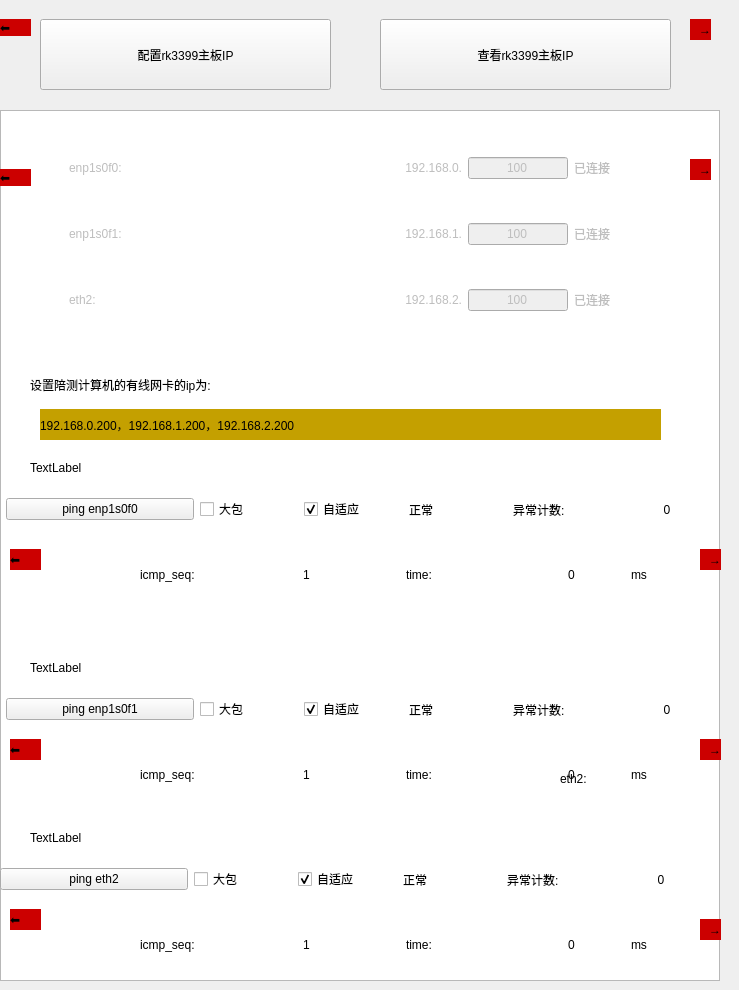
   <widget class="QWidget" name="page_3">
    <widget class="QPushButton" name="pushButton_3">
     <property name="geometry">
      <rect>
       <x>40</x>
       <y>19</y>
       <width>291</width>
       <height>71</height>
      </rect>
     </property>
     <property name="styleSheet">
      <string notr="true">font: 20pt &quot;Ubuntu&quot;;</string>
     </property>
     <property name="text">
      <string>配置rk3399主板IP</string>
     </property>
    </widget>
    <widget class="QWidget" name="horizontalLayoutWidget">
     <property name="geometry">
      <rect>
       <x>6</x>
       <y>479</y>
       <width>711</width>
       <height>61</height>
      </rect>
     </property>
     <layout class="QHBoxLayout" name="horizontalLayout">
      <item>
       <widget class="QPushButton" name="pushButton_2">
        <property name="sizePolicy">
         <sizepolicy hsizetype="Fixed" vsizetype="Fixed">
          <horstretch>188</horstretch>
          <verstretch>0</verstretch>
         </sizepolicy>
        </property>
        <property name="minimumSize">
         <size>
          <width>188</width>
          <height>0</height>
         </size>
        </property>
        <property name="maximumSize">
         <size>
          <width>188</width>
          <height>16777215</height>
         </size>
        </property>
        <property name="styleSheet">
         <string notr="true">font: 20pt &quot;Ubuntu&quot;;</string>
        </property>
        <property name="text">
         <string>ping enp1s0f0</string>
        </property>
       </widget>
      </item>
      <item>
       <widget class="QCheckBox" name="checkBox_bigpack1">
        <property name="styleSheet">
         <string notr="true">font: 20pt &quot;Ubuntu&quot;;</string>
        </property>
        <property name="text">
         <string>大包</string>
        </property>
       </widget>
      </item>
      <item>
       <widget class="QCheckBox" name="checkBox_adap1">
        <property name="styleSheet">
         <string notr="true">font: 20pt &quot;Ubuntu&quot;;</string>
        </property>
        <property name="text">
         <string>自适应</string>
        </property>
        <property name="checked">
         <bool>true</bool>
        </property>
       </widget>
      </item>
      <item>
       <widget class="QLabel" name="label_ping_stat1">
        <property name="styleSheet">
         <string notr="true">font: 20pt &quot;Ubuntu&quot;;</string>
        </property>
        <property name="text">
         <string>正常</string>
        </property>
       </widget>
      </item>
      <item>
       <widget class="QLabel" name="label_65">
        <property name="styleSheet">
         <string notr="true">font: 20pt &quot;Ubuntu&quot;;</string>
        </property>
        <property name="text">
         <string>异常计数:</string>
        </property>
       </widget>
      </item>
      <item>
       <widget class="QLabel" name="label_ping_err1">
        <property name="minimumSize">
         <size>
          <width>100</width>
          <height>0</height>
         </size>
        </property>
        <property name="styleSheet">
         <string notr="true">font: 20pt &quot;Ubuntu&quot;;</string>
        </property>
        <property name="text">
         <string>0</string>
        </property>
        <property name="alignment">
         <set>Qt::AlignCenter</set>
        </property>
       </widget>
      </item>
     </layout>
    </widget>
    <widget class="QWidget" name="horizontalLayoutWidget_2">
     <property name="geometry">
      <rect>
       <x>140</x>
       <y>539</y>
       <width>541</width>
       <height>71</height>
      </rect>
     </property>
     <layout class="QHBoxLayout" name="horizontalLayout_2">
      <item>
       <widget class="QLabel" name="label_29">
        <property name="styleSheet">
         <string notr="true">font: 20pt &quot;Ubuntu&quot;;</string>
        </property>
        <property name="text">
         <string>icmp_seq:</string>
        </property>
       </widget>
      </item>
      <item>
       <widget class="QLabel" name="label_icmpseq1">
        <property name="styleSheet">
         <string notr="true">font: 20pt &quot;Ubuntu&quot;;</string>
        </property>
        <property name="text">
         <string>1</string>
        </property>
        <property name="alignment">
         <set>Qt::AlignCenter</set>
        </property>
       </widget>
      </item>
      <item>
       <spacer name="horizontalSpacer_3">
        <property name="orientation">
         <enum>Qt::Horizontal</enum>
        </property>
        <property name="sizeType">
         <enum>QSizePolicy::Fixed</enum>
        </property>
        <property name="sizeHint" stdset="0">
         <size>
          <width>40</width>
          <height>20</height>
         </size>
        </property>
       </spacer>
      </item>
      <item>
       <widget class="QLabel" name="label_35">
        <property name="styleSheet">
         <string notr="true">font: 20pt &quot;Ubuntu&quot;;</string>
        </property>
        <property name="text">
         <string>time:</string>
        </property>
       </widget>
      </item>
      <item>
       <widget class="QLabel" name="label_timeval1">
        <property name="styleSheet">
         <string notr="true">font: 20pt &quot;Ubuntu&quot;;</string>
        </property>
        <property name="text">
         <string>0</string>
        </property>
        <property name="alignment">
         <set>Qt::AlignCenter</set>
        </property>
       </widget>
      </item>
      <item>
       <widget class="QLabel" name="label_41">
        <property name="sizePolicy">
         <sizepolicy hsizetype="Fixed" vsizetype="Preferred">
          <horstretch>0</horstretch>
          <verstretch>0</verstretch>
         </sizepolicy>
        </property>
        <property name="minimumSize">
         <size>
          <width>50</width>
          <height>0</height>
         </size>
        </property>
        <property name="styleSheet">
         <string notr="true">font: 20pt &quot;Ubuntu&quot;;</string>
        </property>
        <property name="text">
         <string>ms</string>
        </property>
       </widget>
      </item>
     </layout>
    </widget>
    <widget class="QWidget" name="horizontalLayoutWidget_3">
     <property name="geometry">
      <rect>
       <x>140</x>
       <y>739</y>
       <width>541</width>
       <height>71</height>
      </rect>
     </property>
     <layout class="QHBoxLayout" name="horizontalLayout_3">
      <item>
       <widget class="QLabel" name="label_30">
        <property name="styleSheet">
         <string notr="true">font: 20pt &quot;Ubuntu&quot;;</string>
        </property>
        <property name="text">
         <string>icmp_seq:</string>
        </property>
       </widget>
      </item>
      <item>
       <widget class="QLabel" name="label_icmpseq2">
        <property name="styleSheet">
         <string notr="true">font: 20pt &quot;Ubuntu&quot;;</string>
        </property>
        <property name="text">
         <string>1</string>
        </property>
        <property name="alignment">
         <set>Qt::AlignCenter</set>
        </property>
       </widget>
      </item>
      <item>
       <spacer name="horizontalSpacer_4">
        <property name="orientation">
         <enum>Qt::Horizontal</enum>
        </property>
        <property name="sizeType">
         <enum>QSizePolicy::Fixed</enum>
        </property>
        <property name="sizeHint" stdset="0">
         <size>
          <width>40</width>
          <height>20</height>
         </size>
        </property>
       </spacer>
      </item>
      <item>
       <widget class="QLabel" name="label_36">
        <property name="styleSheet">
         <string notr="true">font: 20pt &quot;Ubuntu&quot;;</string>
        </property>
        <property name="text">
         <string>time:</string>
        </property>
       </widget>
      </item>
      <item>
       <widget class="QLabel" name="label_timeval2">
        <property name="styleSheet">
         <string notr="true">font: 20pt &quot;Ubuntu&quot;;</string>
        </property>
        <property name="text">
         <string>0</string>
        </property>
        <property name="alignment">
         <set>Qt::AlignCenter</set>
        </property>
       </widget>
      </item>
      <item>
       <widget class="QLabel" name="label_42">
        <property name="sizePolicy">
         <sizepolicy hsizetype="Fixed" vsizetype="Preferred">
          <horstretch>0</horstretch>
          <verstretch>0</verstretch>
         </sizepolicy>
        </property>
        <property name="minimumSize">
         <size>
          <width>50</width>
          <height>0</height>
         </size>
        </property>
        <property name="styleSheet">
         <string notr="true">font: 20pt &quot;Ubuntu&quot;;</string>
        </property>
        <property name="text">
         <string>ms</string>
        </property>
       </widget>
      </item>
     </layout>
    </widget>
    <widget class="QWidget" name="horizontalLayoutWidget_4">
     <property name="geometry">
      <rect>
       <x>6</x>
       <y>679</y>
       <width>711</width>
       <height>61</height>
      </rect>
     </property>
     <layout class="QHBoxLayout" name="horizontalLayout_4">
      <item>
       <widget class="QPushButton" name="pushButton_4">
        <property name="sizePolicy">
         <sizepolicy hsizetype="Fixed" vsizetype="Fixed">
          <horstretch>188</horstretch>
          <verstretch>0</verstretch>
         </sizepolicy>
        </property>
        <property name="minimumSize">
         <size>
          <width>188</width>
          <height>0</height>
         </size>
        </property>
        <property name="maximumSize">
         <size>
          <width>188</width>
          <height>16777215</height>
         </size>
        </property>
        <property name="styleSheet">
         <string notr="true">font: 20pt &quot;Ubuntu&quot;;</string>
        </property>
        <property name="text">
         <string>ping enp1s0f1</string>
        </property>
       </widget>
      </item>
      <item>
       <widget class="QCheckBox" name="checkBox_bigpack2">
        <property name="styleSheet">
         <string notr="true">font: 20pt &quot;Ubuntu&quot;;</string>
        </property>
        <property name="text">
         <string>大包</string>
        </property>
       </widget>
      </item>
      <item>
       <widget class="QCheckBox" name="checkBox_adap2">
        <property name="styleSheet">
         <string notr="true">font: 20pt &quot;Ubuntu&quot;;</string>
        </property>
        <property name="text">
         <string>自适应</string>
        </property>
        <property name="checked">
         <bool>true</bool>
        </property>
       </widget>
      </item>
      <item>
       <widget class="QLabel" name="label_ping_stat2">
        <property name="styleSheet">
         <string notr="true">font: 20pt &quot;Ubuntu&quot;;</string>
        </property>
        <property name="text">
         <string>正常</string>
        </property>
       </widget>
      </item>
      <item>
       <widget class="QLabel" name="label_66">
        <property name="styleSheet">
         <string notr="true">font: 20pt &quot;Ubuntu&quot;;</string>
        </property>
        <property name="text">
         <string>异常计数:</string>
        </property>
       </widget>
      </item>
      <item>
       <widget class="QLabel" name="label_ping_err2">
        <property name="minimumSize">
         <size>
          <width>100</width>
          <height>0</height>
         </size>
        </property>
        <property name="styleSheet">
         <string notr="true">font: 20pt &quot;Ubuntu&quot;;</string>
        </property>
        <property name="text">
         <string>0</string>
        </property>
        <property name="alignment">
         <set>Qt::AlignCenter</set>
        </property>
       </widget>
      </item>
     </layout>
    </widget>
    <widget class="QWidget" name="horizontalLayoutWidget_5">
     <property name="geometry">
      <rect>
       <x>140</x>
       <y>909</y>
       <width>541</width>
       <height>71</height>
      </rect>
     </property>
     <layout class="QHBoxLayout" name="horizontalLayout_5">
      <item>
       <widget class="QLabel" name="label_31">
        <property name="styleSheet">
         <string notr="true">font: 20pt &quot;Ubuntu&quot;;</string>
        </property>
        <property name="text">
         <string>icmp_seq:</string>
        </property>
       </widget>
      </item>
      <item>
       <widget class="QLabel" name="label_icmpseq3">
        <property name="styleSheet">
         <string notr="true">font: 20pt &quot;Ubuntu&quot;;</string>
        </property>
        <property name="text">
         <string>1</string>
        </property>
        <property name="alignment">
         <set>Qt::AlignCenter</set>
        </property>
       </widget>
      </item>
      <item>
       <spacer name="horizontalSpacer_7">
        <property name="orientation">
         <enum>Qt::Horizontal</enum>
        </property>
        <property name="sizeType">
         <enum>QSizePolicy::Fixed</enum>
        </property>
        <property name="sizeHint" stdset="0">
         <size>
          <width>40</width>
          <height>20</height>
         </size>
        </property>
       </spacer>
      </item>
      <item>
       <widget class="QLabel" name="label_37">
        <property name="styleSheet">
         <string notr="true">font: 20pt &quot;Ubuntu&quot;;</string>
        </property>
        <property name="text">
         <string>time:</string>
        </property>
       </widget>
      </item>
      <item>
       <widget class="QLabel" name="label_timeval3">
        <property name="styleSheet">
         <string notr="true">font: 20pt &quot;Ubuntu&quot;;</string>
        </property>
        <property name="text">
         <string>0</string>
        </property>
        <property name="alignment">
         <set>Qt::AlignCenter</set>
        </property>
       </widget>
      </item>
      <item>
       <widget class="QLabel" name="label_43">
        <property name="sizePolicy">
         <sizepolicy hsizetype="Fixed" vsizetype="Preferred">
          <horstretch>0</horstretch>
          <verstretch>0</verstretch>
         </sizepolicy>
        </property>
        <property name="minimumSize">
         <size>
          <width>50</width>
          <height>0</height>
         </size>
        </property>
        <property name="styleSheet">
         <string notr="true">font: 20pt &quot;Ubuntu&quot;;</string>
        </property>
        <property name="text">
         <string>ms</string>
        </property>
       </widget>
      </item>
     </layout>
    </widget>
    <widget class="QWidget" name="horizontalLayoutWidget_6">
     <property name="geometry">
      <rect>
       <x>0</x>
       <y>849</y>
       <width>711</width>
       <height>61</height>
      </rect>
     </property>
     <layout class="QHBoxLayout" name="horizontalLayout_6">
      <item>
       <widget class="QPushButton" name="pushButton_5">
        <property name="sizePolicy">
         <sizepolicy hsizetype="MinimumExpanding" vsizetype="Fixed">
          <horstretch>0</horstretch>
          <verstretch>0</verstretch>
         </sizepolicy>
        </property>
        <property name="minimumSize">
         <size>
          <width>188</width>
          <height>0</height>
         </size>
        </property>
        <property name="maximumSize">
         <size>
          <width>188</width>
          <height>16777215</height>
         </size>
        </property>
        <property name="styleSheet">
         <string notr="true">font: 20pt &quot;Ubuntu&quot;;</string>
        </property>
        <property name="text">
         <string>ping eth2</string>
        </property>
       </widget>
      </item>
      <item>
       <widget class="QCheckBox" name="checkBox_bigpack3">
        <property name="styleSheet">
         <string notr="true">font: 20pt &quot;Ubuntu&quot;;</string>
        </property>
        <property name="text">
         <string>大包</string>
        </property>
       </widget>
      </item>
      <item>
       <widget class="QCheckBox" name="checkBox_adap3">
        <property name="styleSheet">
         <string notr="true">font: 20pt &quot;Ubuntu&quot;;</string>
        </property>
        <property name="text">
         <string>自适应</string>
        </property>
        <property name="checked">
         <bool>true</bool>
        </property>
       </widget>
      </item>
      <item>
       <widget class="QLabel" name="label_ping_stat3">
        <property name="styleSheet">
         <string notr="true">font: 20pt &quot;Ubuntu&quot;;</string>
        </property>
        <property name="text">
         <string>正常</string>
        </property>
       </widget>
      </item>
      <item>
       <widget class="QLabel" name="label_67">
        <property name="styleSheet">
         <string notr="true">font: 20pt &quot;Ubuntu&quot;;</string>
        </property>
        <property name="text">
         <string>异常计数:</string>
        </property>
       </widget>
      </item>
      <item>
       <widget class="QLabel" name="label_ping_err3">
        <property name="minimumSize">
         <size>
          <width>100</width>
          <height>0</height>
         </size>
        </property>
        <property name="styleSheet">
         <string notr="true">font: 20pt &quot;Ubuntu&quot;;</string>
        </property>
        <property name="text">
         <string>0</string>
        </property>
        <property name="alignment">
         <set>Qt::AlignCenter</set>
        </property>
       </widget>
      </item>
     </layout>
    </widget>
    <widget class="QPushButton" name="pushButton_ifconfig">
     <property name="geometry">
      <rect>
       <x>380</x>
       <y>19</y>
       <width>291</width>
       <height>71</height>
      </rect>
     </property>
     <property name="styleSheet">
      <string notr="true">font: 20pt &quot;Ubuntu&quot;;</string>
     </property>
     <property name="text">
      <string>查看rk3399主板IP</string>
     </property>
    </widget>
    <widget class="QWidget" name="gridLayoutWidget_3">
     <property name="geometry">
      <rect>
       <x>69</x>
       <y>119</y>
       <width>541</width>
       <height>231</height>
      </rect>
     </property>
     <layout class="QGridLayout" name="gridLayout_3">
      <item row="2" column="2">
       <widget class="QLineEdit" name="lineEdit_ip3">
        <property name="enabled">
         <bool>false</bool>
        </property>
        <property name="sizePolicy">
         <sizepolicy hsizetype="Fixed" vsizetype="Fixed">
          <horstretch>0</horstretch>
          <verstretch>0</verstretch>
         </sizepolicy>
        </property>
        <property name="maximumSize">
         <size>
          <width>100</width>
          <height>16777215</height>
         </size>
        </property>
        <property name="styleSheet">
         <string notr="true">font: 20pt &quot;Ubuntu&quot;;</string>
        </property>
        <property name="inputMethodHints">
         <set>Qt::ImhDigitsOnly</set>
        </property>
        <property name="text">
         <string>100</string>
        </property>
        <property name="maxLength">
         <number>3</number>
        </property>
        <property name="alignment">
         <set>Qt::AlignCenter</set>
        </property>
       </widget>
      </item>
      <item row="1" column="1">
       <widget class="QLabel" name="label_netduan2">
        <property name="enabled">
         <bool>false</bool>
        </property>
        <property name="styleSheet">
         <string notr="true">font: 20pt &quot;Ubuntu&quot;;</string>
        </property>
        <property name="text">
         <string>192.168.1.</string>
        </property>
        <property name="alignment">
         <set>Qt::AlignRight|Qt::AlignTrailing|Qt::AlignVCenter</set>
        </property>
       </widget>
      </item>
      <item row="1" column="2">
       <widget class="QLineEdit" name="lineEdit_ip2">
        <property name="enabled">
         <bool>false</bool>
        </property>
        <property name="sizePolicy">
         <sizepolicy hsizetype="Fixed" vsizetype="Fixed">
          <horstretch>0</horstretch>
          <verstretch>0</verstretch>
         </sizepolicy>
        </property>
        <property name="maximumSize">
         <size>
          <width>100</width>
          <height>16777215</height>
         </size>
        </property>
        <property name="styleSheet">
         <string notr="true">font: 20pt &quot;Ubuntu&quot;;</string>
        </property>
        <property name="inputMethodHints">
         <set>Qt::ImhDigitsOnly</set>
        </property>
        <property name="text">
         <string>100</string>
        </property>
        <property name="maxLength">
         <number>3</number>
        </property>
        <property name="alignment">
         <set>Qt::AlignCenter</set>
        </property>
       </widget>
      </item>
      <item row="0" column="2">
       <widget class="QLineEdit" name="lineEdit_ip1">
        <property name="enabled">
         <bool>false</bool>
        </property>
        <property name="sizePolicy">
         <sizepolicy hsizetype="Fixed" vsizetype="Fixed">
          <horstretch>0</horstretch>
          <verstretch>0</verstretch>
         </sizepolicy>
        </property>
        <property name="maximumSize">
         <size>
          <width>100</width>
          <height>16777215</height>
         </size>
        </property>
        <property name="styleSheet">
         <string notr="true">font: 20pt &quot;Ubuntu&quot;;</string>
        </property>
        <property name="inputMethodHints">
         <set>Qt::ImhDigitsOnly</set>
        </property>
        <property name="text">
         <string>100</string>
        </property>
        <property name="maxLength">
         <number>3</number>
        </property>
        <property name="alignment">
         <set>Qt::AlignCenter</set>
        </property>
       </widget>
      </item>
      <item row="2" column="1">
       <widget class="QLabel" name="label_netduan3">
        <property name="enabled">
         <bool>false</bool>
        </property>
        <property name="styleSheet">
         <string notr="true">font: 20pt &quot;Ubuntu&quot;;</string>
        </property>
        <property name="text">
         <string>192.168.2.</string>
        </property>
        <property name="alignment">
         <set>Qt::AlignRight|Qt::AlignTrailing|Qt::AlignVCenter</set>
        </property>
       </widget>
      </item>
      <item row="0" column="1">
       <widget class="QLabel" name="label_netduan1">
        <property name="enabled">
         <bool>false</bool>
        </property>
        <property name="styleSheet">
         <string notr="true">font: 20pt &quot;Ubuntu&quot;;</string>
        </property>
        <property name="text">
         <string>192.168.0.</string>
        </property>
        <property name="alignment">
         <set>Qt::AlignRight|Qt::AlignTrailing|Qt::AlignVCenter</set>
        </property>
       </widget>
      </item>
      <item row="0" column="0">
       <widget class="QLabel" name="label_netdev1">
        <property name="enabled">
         <bool>false</bool>
        </property>
        <property name="styleSheet">
         <string notr="true">font: 20pt &quot;Ubuntu&quot;;</string>
        </property>
        <property name="text">
         <string>enp1s0f0:</string>
        </property>
       </widget>
      </item>
      <item row="1" column="0">
       <widget class="QLabel" name="label_netdev2">
        <property name="enabled">
         <bool>false</bool>
        </property>
        <property name="styleSheet">
         <string notr="true">font: 20pt &quot;Ubuntu&quot;;</string>
        </property>
        <property name="text">
         <string>enp1s0f1:</string>
        </property>
       </widget>
      </item>
      <item row="2" column="0">
       <widget class="QLabel" name="label_netdev3">
        <property name="enabled">
         <bool>false</bool>
        </property>
        <property name="styleSheet">
         <string notr="true">font: 20pt &quot;Ubuntu&quot;;</string>
        </property>
        <property name="text">
         <string>eth2:</string>
        </property>
       </widget>
      </item>
      <item row="0" column="3">
       <widget class="QLabel" name="label_Net_Stat1">
        <property name="enabled">
         <bool>false</bool>
        </property>
        <property name="sizePolicy">
         <sizepolicy hsizetype="Fixed" vsizetype="Preferred">
          <horstretch>0</horstretch>
          <verstretch>0</verstretch>
         </sizepolicy>
        </property>
        <property name="styleSheet">
         <string notr="true">font: 20pt &quot;Ubuntu&quot;;</string>
        </property>
        <property name="text">
         <string>已连接</string>
        </property>
       </widget>
      </item>
      <item row="1" column="3">
       <widget class="QLabel" name="label_Net_Stat2">
        <property name="enabled">
         <bool>false</bool>
        </property>
        <property name="sizePolicy">
         <sizepolicy hsizetype="Fixed" vsizetype="Preferred">
          <horstretch>0</horstretch>
          <verstretch>0</verstretch>
         </sizepolicy>
        </property>
        <property name="styleSheet">
         <string notr="true">font: 20pt &quot;Ubuntu&quot;;</string>
        </property>
        <property name="text">
         <string>已连接</string>
        </property>
       </widget>
      </item>
      <item row="2" column="3">
       <widget class="QLabel" name="label_Net_Stat3">
        <property name="enabled">
         <bool>false</bool>
        </property>
        <property name="sizePolicy">
         <sizepolicy hsizetype="Fixed" vsizetype="Preferred">
          <horstretch>0</horstretch>
          <verstretch>0</verstretch>
         </sizepolicy>
        </property>
        <property name="styleSheet">
         <string notr="true">font: 20pt &quot;Ubuntu&quot;;</string>
        </property>
        <property name="text">
         <string>已连接</string>
        </property>
       </widget>
      </item>
     </layout>
    </widget>
    <widget class="QTextBrowser" name="textBrowser_ifconfig">
     <property name="enabled">
      <bool>true</bool>
     </property>
     <property name="geometry">
      <rect>
       <x>0</x>
       <y>110</y>
       <width>720</width>
       <height>871</height>
      </rect>
     </property>
     <property name="sizePolicy">
      <sizepolicy hsizetype="Fixed" vsizetype="Expanding">
       <horstretch>0</horstretch>
       <verstretch>0</verstretch>
      </sizepolicy>
     </property>
     <property name="minimumSize">
      <size>
       <width>100</width>
       <height>0</height>
      </size>
     </property>
     <property name="styleSheet">
      <string notr="true">font: 20pt &quot;Ubuntu&quot;;</string>
     </property>
    </widget>
    <widget class="QLabel" name="label_63">
     <property name="geometry">
      <rect>
       <x>30</x>
       <y>359</y>
       <width>631</width>
       <height>51</height>
      </rect>
     </property>
     <property name="styleSheet">
      <string notr="true">font: 20pt &quot;Ubuntu&quot;;</string>
     </property>
     <property name="text">
      <string>设置陪测计算机的有线网卡的ip为:</string>
     </property>
    </widget>
    <widget class="QLabel" name="label_64">
     <property name="geometry">
      <rect>
       <x>40</x>
       <y>409</y>
       <width>621</width>
       <height>31</height>
      </rect>
     </property>
     <property name="styleSheet">
      <string notr="true">font: 20pt &quot;Ubuntu&quot;;
background-color: rgb(196, 160, 0);</string>
     </property>
     <property name="text">
      <string>192.168.0.200，192.168.1.200，192.168.2.200</string>
     </property>
    </widget>
    <widget class="QLabel" name="label_ping_reson3">
     <property name="geometry">
      <rect>
       <x>30</x>
       <y>829</y>
       <width>661</width>
       <height>17</height>
      </rect>
     </property>
     <property name="text">
      <string>TextLabel</string>
     </property>
    </widget>
    <widget class="QLabel" name="label_ping_reson2">
     <property name="geometry">
      <rect>
       <x>30</x>
       <y>659</y>
       <width>651</width>
       <height>17</height>
      </rect>
     </property>
     <property name="text">
      <string>TextLabel</string>
     </property>
    </widget>
    <widget class="QLabel" name="label_ping_reson1">
     <property name="geometry">
      <rect>
       <x>30</x>
       <y>459</y>
       <width>651</width>
       <height>17</height>
      </rect>
     </property>
     <property name="text">
      <string>TextLabel</string>
     </property>
    </widget>
    <widget class="QLabel" name="label_26">
     <property name="geometry">
      <rect>
       <x>0</x>
       <y>19</y>
       <width>31</width>
       <height>17</height>
      </rect>
     </property>
     <property name="styleSheet">
      <string notr="true">font: 20pt &quot;Ubuntu&quot;;
background-color: rgb(204, 0, 0);</string>
     </property>
     <property name="text">
      <string>⬅</string>
     </property>
    </widget>
    <widget class="QLabel" name="label_27">
     <property name="geometry">
      <rect>
       <x>0</x>
       <y>169</y>
       <width>31</width>
       <height>17</height>
      </rect>
     </property>
     <property name="styleSheet">
      <string notr="true">font: 20pt &quot;Ubuntu&quot;;
background-color: rgb(204, 0, 0);</string>
     </property>
     <property name="text">
      <string>⬅</string>
     </property>
    </widget>
    <widget class="QLabel" name="label_32">
     <property name="geometry">
      <rect>
       <x>10</x>
       <y>549</y>
       <width>31</width>
       <height>21</height>
      </rect>
     </property>
     <property name="styleSheet">
      <string notr="true">font: 20pt &quot;Ubuntu&quot;;
background-color: rgb(204, 0, 0);</string>
     </property>
     <property name="text">
      <string>⬅</string>
     </property>
    </widget>
    <widget class="QLabel" name="label_33">
     <property name="geometry">
      <rect>
       <x>700</x>
       <y>919</y>
       <width>21</width>
       <height>21</height>
      </rect>
     </property>
     <property name="styleSheet">
      <string notr="true">font: 20pt &quot;Ubuntu&quot;;
background-color: rgb(204, 0, 0);</string>
     </property>
     <property name="text">
      <string>→</string>
     </property>
     <property name="alignment">
      <set>Qt::AlignRight|Qt::AlignTrailing|Qt::AlignVCenter</set>
     </property>
    </widget>
    <widget class="QLabel" name="label_34">
     <property name="geometry">
      <rect>
       <x>10</x>
       <y>739</y>
       <width>31</width>
       <height>21</height>
      </rect>
     </property>
     <property name="styleSheet">
      <string notr="true">font: 20pt &quot;Ubuntu&quot;;
background-color: rgb(204, 0, 0);</string>
     </property>
     <property name="text">
      <string>⬅</string>
     </property>
    </widget>
    <widget class="QLabel" name="label_38">
     <property name="geometry">
      <rect>
       <x>10</x>
       <y>909</y>
       <width>31</width>
       <height>21</height>
      </rect>
     </property>
     <property name="styleSheet">
      <string notr="true">font: 20pt &quot;Ubuntu&quot;;
background-color: rgb(204, 0, 0);</string>
     </property>
     <property name="text">
      <string>⬅</string>
     </property>
    </widget>
    <widget class="QLabel" name="label_39">
     <property name="geometry">
      <rect>
       <x>700</x>
       <y>739</y>
       <width>21</width>
       <height>21</height>
      </rect>
     </property>
     <property name="styleSheet">
      <string notr="true">font: 20pt &quot;Ubuntu&quot;;
background-color: rgb(204, 0, 0);</string>
     </property>
     <property name="text">
      <string>→</string>
     </property>
     <property name="alignment">
      <set>Qt::AlignRight|Qt::AlignTrailing|Qt::AlignVCenter</set>
     </property>
    </widget>
    <widget class="QLabel" name="label_40">
     <property name="geometry">
      <rect>
       <x>690</x>
       <y>19</y>
       <width>21</width>
       <height>21</height>
      </rect>
     </property>
     <property name="styleSheet">
      <string notr="true">font: 20pt &quot;Ubuntu&quot;;
background-color: rgb(204, 0, 0);</string>
     </property>
     <property name="text">
      <string>→</string>
     </property>
     <property name="alignment">
      <set>Qt::AlignRight|Qt::AlignTrailing|Qt::AlignVCenter</set>
     </property>
    </widget>
    <widget class="QLabel" name="label_68">
     <property name="geometry">
      <rect>
       <x>700</x>
       <y>549</y>
       <width>21</width>
       <height>21</height>
      </rect>
     </property>
     <property name="styleSheet">
      <string notr="true">font: 20pt &quot;Ubuntu&quot;;
background-color: rgb(204, 0, 0);</string>
     </property>
     <property name="text">
      <string>→</string>
     </property>
     <property name="alignment">
      <set>Qt::AlignRight|Qt::AlignTrailing|Qt::AlignVCenter</set>
     </property>
    </widget>
    <widget class="QLabel" name="label_69">
     <property name="geometry">
      <rect>
       <x>690</x>
       <y>159</y>
       <width>21</width>
       <height>21</height>
      </rect>
     </property>
     <property name="styleSheet">
      <string notr="true">font: 20pt &quot;Ubuntu&quot;;
background-color: rgb(204, 0, 0);</string>
     </property>
     <property name="text">
      <string>→</string>
     </property>
     <property name="alignment">
      <set>Qt::AlignRight|Qt::AlignTrailing|Qt::AlignVCenter</set>
     </property>
    </widget>
    <widget class="QLabel" name="label_100">
     <property name="geometry">
      <rect>
       <x>560</x>
       <y>759</y>
       <width>170</width>
       <height>40</height>
      </rect>
     </property>
     <property name="styleSheet">
      <string notr="true">font: 20pt &quot;Ubuntu&quot;;</string>
     </property>
     <property name="text">
      <string>eth2:</string>
     </property>
    </widget>
    <zorder>textBrowser_ifconfig</zorder>
    <zorder>pushButton_3</zorder>
    <zorder>horizontalLayoutWidget</zorder>
    <zorder>horizontalLayoutWidget_2</zorder>
    <zorder>horizontalLayoutWidget_3</zorder>
    <zorder>horizontalLayoutWidget_4</zorder>
    <zorder>horizontalLayoutWidget_5</zorder>
    <zorder>horizontalLayoutWidget_6</zorder>
    <zorder>pushButton_ifconfig</zorder>
    <zorder>gridLayoutWidget_3</zorder>
    <zorder>label_63</zorder>
    <zorder>label_64</zorder>
    <zorder>label_ping_reson3</zorder>
    <zorder>label_ping_reson2</zorder>
    <zorder>label_ping_reson1</zorder>
    <zorder>label_26</zorder>
    <zorder>label_27</zorder>
    <zorder>label_32</zorder>
    <zorder>label_33</zorder>
    <zorder>label_34</zorder>
    <zorder>label_38</zorder>
    <zorder>label_39</zorder>
    <zorder>label_40</zorder>
    <zorder>label_68</zorder>
    <zorder>label_69</zorder>
    <zorder>label_100</zorder>
   </widget>
